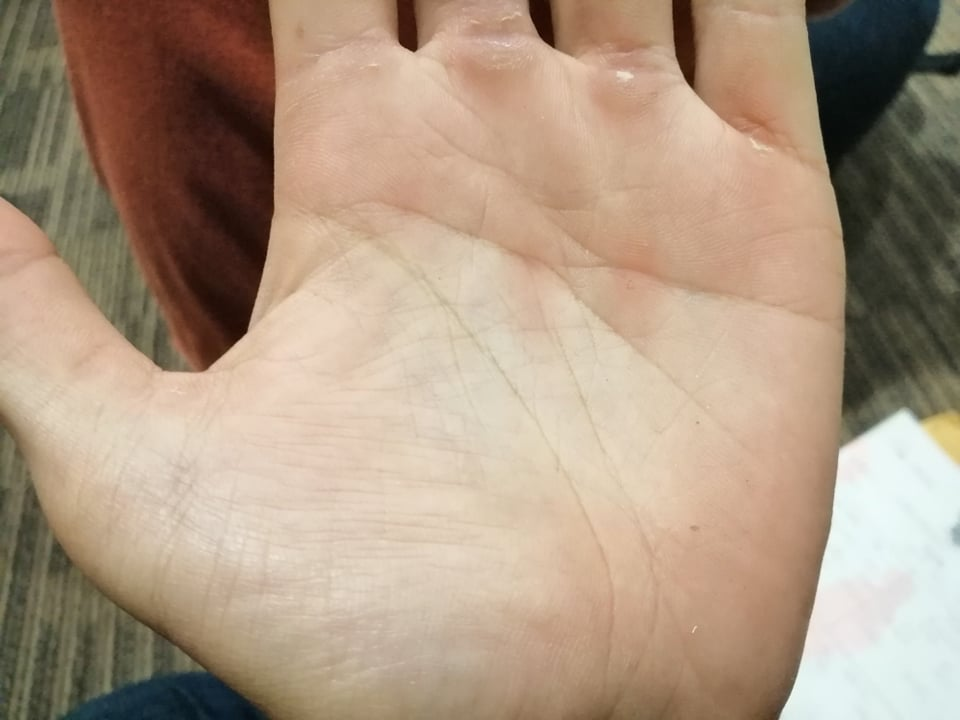
%> input picture PCA_based Fingerprint Recognition System/TrainDatabase/1.jpg, 960 x 720 px; its folder holds only this picture in this run
$ octave CreateDatabaseFORgabor.m   (GNU Octave 9; MATLAB toolbox functions it lacks are replaced by stand-ins)
%> lines starting %> are read from the running program, lines starting %| are printed output that depends on the picture
### PCA_based Fingerprint Recognition System/gaborFilterBank.m
function gaborArray = gaborFilterBank(u,v,m,n)

% GABORFILTERBANK generates a custum Gabor filter bank.
% It creates a u by v cell array, whose elements are m by n matrices;
% each matrix being a 2-D Gabor filter.
%
%
% Inputs:
%       u	:	No. of scales (usually set to 5)
%       v	:	No. of orientations (usually set to 8)
%       m	:	No. of rows in a 2-D Gabor filter (an odd integer number, usually set to 39)
%       n	:	No. of columns in a 2-D Gabor filter (an odd integer number, usually set to 39)
%
% Output:
%       gaborArray: A u by v array, element of which are m by n
%                   matries; each matrix being a 2-D Gabor filter
%
%
% Sample use:
%
% gaborArray = gaborFilterBank(5,8,39,39);
%
%
%
%   Details can be found in:
%
%   M. Haghighat, S. Zonouz, M. Abdel-Mottaleb, "CloudID: Trustworthy
%   cloud-based and cross-enterprise biometric identification,"
%   Expert Systems with Applications, vol. 42, no. 21, pp. 7905-7916, 2015.
%
%
%
% (C)	Mohammad Haghighat, University of Miami
%       haghighat@ieee.org
%       PLEASE CITE THE ABOVE PAPER IF YOU USE THIS CODE.


if (nargin ~= 4)    % Check correct number of arguments
    error('There must be four input arguments (Number of scales and orientations and the 2-D size of the filter)!')
end


%% Create Gabor filters
% Create u*v gabor filters each being an m by n matrix

gaborArray = cell(u,v);
fmax = 0.25;
gama = sqrt(2);
eta = sqrt(2);

for i = 1:u

    fu = fmax/((sqrt(2))^(i-1));
    alpha = fu/gama;
    beta = fu/eta;

    for j = 1:v
        tetav = ((j-1)/v)*pi;
        gFilter = zeros(m,n);

        for x = 1:m
            for y = 1:n
                xprime = (x-((m+1)/2))*cos(tetav)+(y-((n+1)/2))*sin(tetav);
                yprime = -(x-((m+1)/2))*sin(tetav)+(y-((n+1)/2))*cos(tetav);
                gFilter(x,y) = (fu^2/(pi*gama*eta))*exp(-((alpha^2)*(xprime^2)+(beta^2)*(yprime^2)))*exp(1i*2*pi*fu*xprime);
            end
        end
        gaborArray{i,j} = gFilter;

    end
end


%% Show Gabor filters (Please comment this section if not needed!)

% Show magnitudes of Gabor filters:
figure('NumberTitle','Off','Name','Magnitudes of Gabor filters');
for i = 1:u
    for j = 1:v
        subplot(u,v,(i-1)*v+j);
        imshow(abs(gaborArray{i,j}),[]);
    end
end

% Show real parts of Gabor filters:
figure('NumberTitle','Off','Name','Real parts of Gabor filters');
for i = 1:u
    for j = 1:v
        subplot(u,v,(i-1)*v+j);
        imshow(real(gaborArray{i,j}),[]);
    end
end

### PCA_based Fingerprint Recognition System/gaborFeatures.m
function featureVector = gaborFeatures(img,gaborArray,d1,d2)

% GABORFEATURES extracts the Gabor features of an input image.
% It creates a column vector, consisting of the Gabor features of the input
% image. The feature vectors are normalized to zero mean and unit variance.
%
%
% Inputs:
%       img         :	Matrix of the input image
%       gaborArray	:	Gabor filters bank created by the function gaborFilterBank
%       d1          :	The factor of downsampling along rows.
%       d2          :	The factor of downsampling along columns.
%
% Output:
%       featureVector	:   A column vector with length (m*n*u*v)/(d1*d2).
%                           This vector is the Gabor feature vector of an
%                           m by n image. u is the number of scales and
%                           v is the number of orientations in 'gaborArray'.
%
%
% Sample use:
%
% img = imread('cameraman.tif');
% gaborArray = gaborFilterBank(5,8,39,39);  % Generates the Gabor filter bank
% featureVector = gaborFeatures(img,gaborArray,4,4);   % Extracts Gabor feature vector, 'featureVector', from the image, 'img'.
%
%
%
%   Details can be found in:
%
%   M. Haghighat, S. Zonouz, M. Abdel-Mottaleb, "CloudID: Trustworthy
%   cloud-based and cross-enterprise biometric identification,"
%   Expert Systems with Applications, vol. 42, no. 21, pp. 7905-7916, 2015.
%
%
%
% (C)	Mohammad Haghighat, University of Miami
%       haghighat@ieee.org
%       PLEASE CITE THE ABOVE PAPER IF YOU USE THIS CODE.


if (nargin ~= 4)        % Check correct number of arguments
    error('Please use the correct number of input arguments!')
end

if size(img,3) == 3     % Check if the input image is grayscale
    warning('The input RGB image is converted to grayscale!')
    img = rgb2gray(img);
end

img = double(img);


%% Filter the image using the Gabor filter bank

% Filter input image by each Gabor filter
[u,v] = size(gaborArray);
gaborResult = cell(u,v);
for i = 1:u
    for j = 1:v
        gaborResult{i,j} = imfilter(img, gaborArray{i,j});
    end
end


%% Create feature vector

% Extract feature vector from input image
featureVector = [];
for i = 1:u
    for j = 1:v

        gaborAbs = abs(gaborResult{i,j});
        gaborAbs = downsample(gaborAbs,d1);
        gaborAbs = downsample(gaborAbs.',d2);
        gaborAbs = gaborAbs(:);

        % Normalized to zero mean and unit variance. (if not applicable, please comment this line)
        gaborAbs = (gaborAbs-mean(gaborAbs))/std(gaborAbs,1);

        featureVector =  [featureVector; gaborAbs];

    end
end


%% Show filtered images (Please comment this section if not needed!)

% [17 lines of commented-out code are left out]

### PCA_based Fingerprint Recognition System/CreateDatabaseFORgabor.m
clc
close all
clear all
%%
%%%%%%%%%%%%%%%%%%%%%%%% File management
TrainFiles = dir('TrainDatabase\');
Train_Number = 0;

for i = 1:size(TrainFiles,1)
    if not(strcmp(TrainFiles(i).name,'.')|strcmp(TrainFiles(i).name,'..')|strcmp(TrainFiles(i).name,'Thumbs.db'))
        Train_Number = Train_Number + 1 % Number of all images in the training database
    end
end

%%
for i = 1:Train_Number
    strname = strcat('TrainDatabase\', num2str(i), '.jpg');
    x = imread(strname);
%> x is the input picture: size 720x960x3 uint8; mean R, G, B 174.2, 152.6, 131.5
    img = imresize(x,[512 512]);
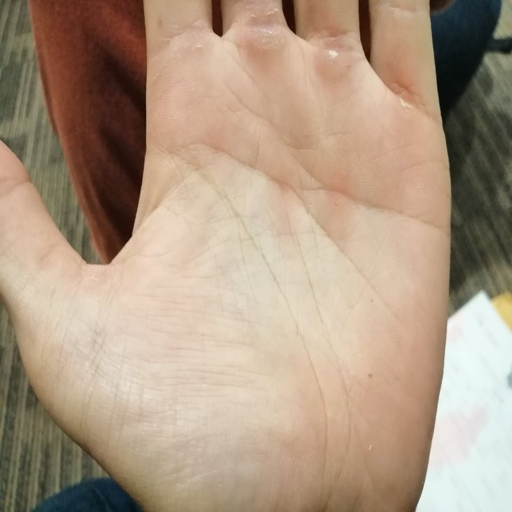
%> img: size 512x512x3 uint8; mean R, G, B 174.2, 152.6, 131.5
    gaborArray = gaborFilterBank(5,8,39,39);  % Generates the Gabor filter bank
%> the loop in gaborFilterBank, `for i = 1:u` made 5 passes
%> pass 1, in gaborFilterBank, `for j = 1:v subplot(u,v,(i-1)*v+j); imshow(abs(gaborArray{i,j}),[]); end`:
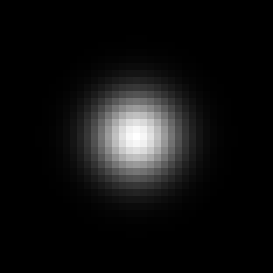
%> displayed picture: size 39x39, on the screen's scale of 0 to 255 (shown 7 times larger); min 0, max 255, mean 16.8
%> the loop in gaborFilterBank, `for i = 1:u` made 5 passes
%> pass 1, in gaborFilterBank, `for j = 1:v subplot(u,v,(i-1)*v+j); imshow(real(gaborArray{i,j}),[]); ..`:
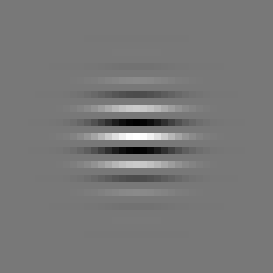
%> displayed picture: size 39x39, on the screen's scale of 0 to 255 (shown 7 times larger); min 0, max 255, mean 119.9
%> pass 1, in gaborFilterBank, `for j = 1:v subplot(u,v,(i-1)*v+j); imshow(real(gaborArray{i,j}),[]); ..`:
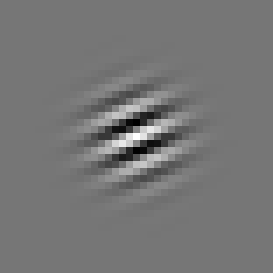
%> displayed picture: size 39x39, on the screen's scale of 0 to 255 (shown 7 times larger); min 0, max 255, mean 117.9
%> pass 1, in gaborFilterBank, `for j = 1:v subplot(u,v,(i-1)*v+j); imshow(real(gaborArray{i,j}),[]); ..`:
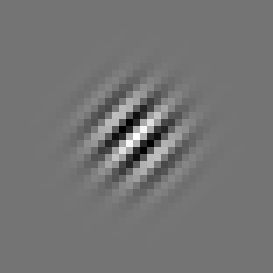
%> displayed picture: size 39x39, on the screen's scale of 0 to 255 (shown 7 times larger); min 0, max 255, mean 116.2
%> pass 1, in gaborFilterBank, `for j = 1:v subplot(u,v,(i-1)*v+j); imshow(real(gaborArray{i,j}),[]); ..`:
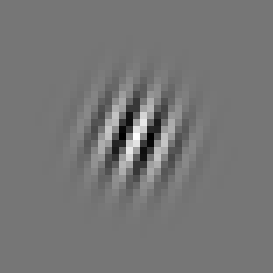
%> displayed picture: size 39x39, on the screen's scale of 0 to 255 (shown 7 times larger); min 0, max 255, mean 117.9; mean of the top-left, top-right, bottom-left and bottom-right quarters 117.5, 118.3, 118.2, 117.6
    featureVector(:,i) = gaborFeatures(img,gaborArray,4,4);
%> in gaborFeatures, `img = rgb2gray(img);`:
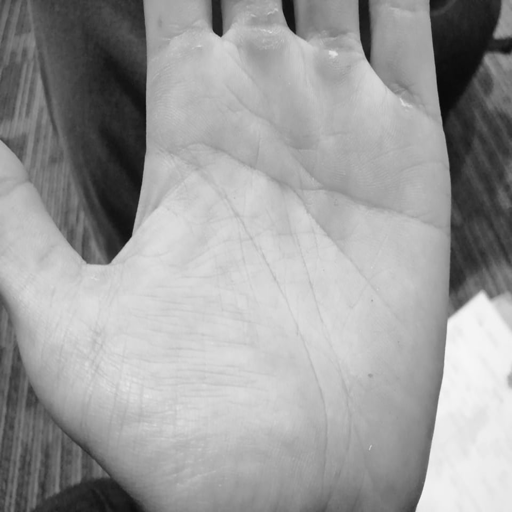
%> img: size 512x512 uint8; min 9, max 247, mean 156.7
%> (the run ends here)
